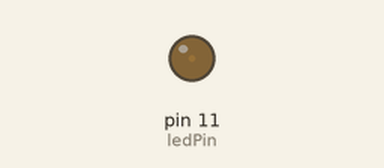
Simulated run of this sketch. Board: Arduino Uno, built with avr-gcc and run on an emulated ATmega328P. Parts: output pins drawn as LEDs (lit = HIGH).

Above: at 0.05 s.
At 0.95 s:
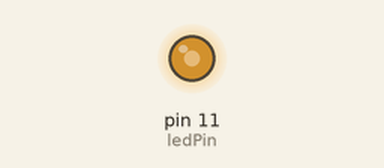
At 1.4 s:
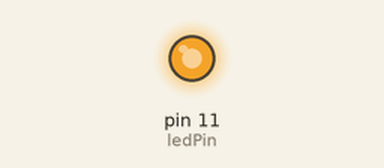
At 2.75 s:
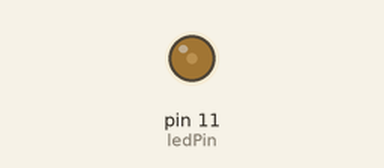
Timing chart, 0 to 7.0 s (numbered marks = the images above):
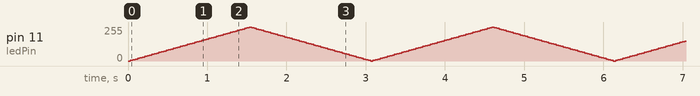

The sketch:

fading_led.ino
```cpp
int ledPin = 11; // the PWM pin the LED is attached to
int brightness = 0; // how bright the LED is
int fadeAmount = 5; // how many points to fade the LED by
void setup() {
pinMode(ledPin, OUTPUT); // declare ledPin to be an output
}
void loop() {
analogWrite(ledPin, brightness); // set the brightness of ledPin
brightness = brightness + fadeAmount; // change the brightness for next time through the loop:
if (brightness >= 255 || brightness <= 0) { // Hint: brightness should be in [0,255]
fadeAmount = -fadeAmount; // reverse the direction of the fading at the ends of the fade
}
delay(30); // wait for 30 milliseconds to see the dimming effect
}
```
